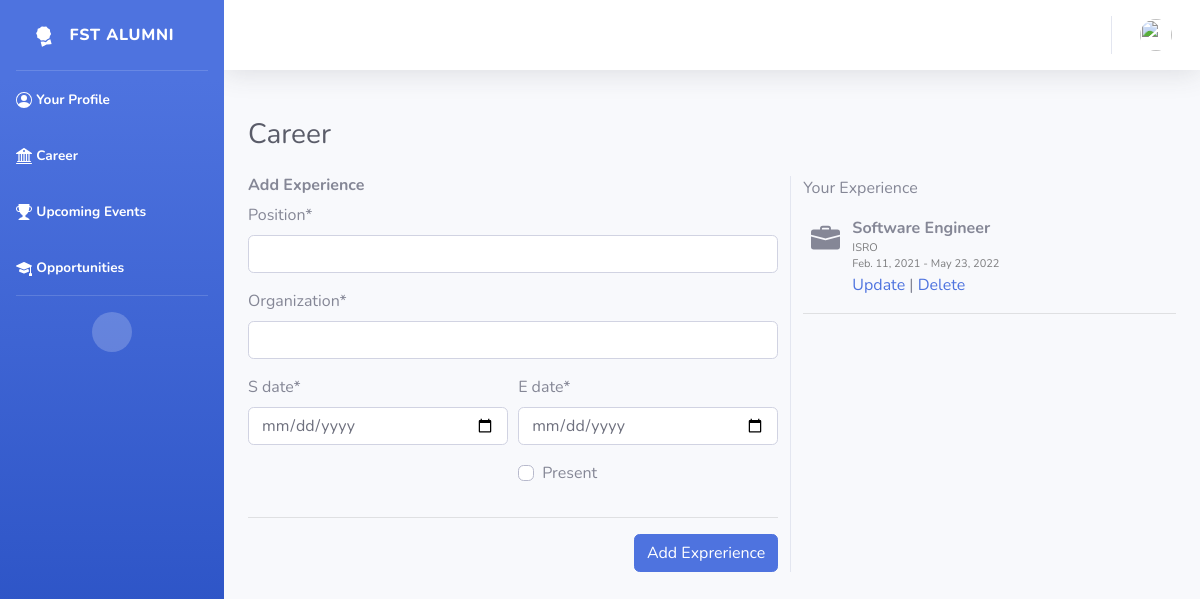
Before: /career/ with the older database file.
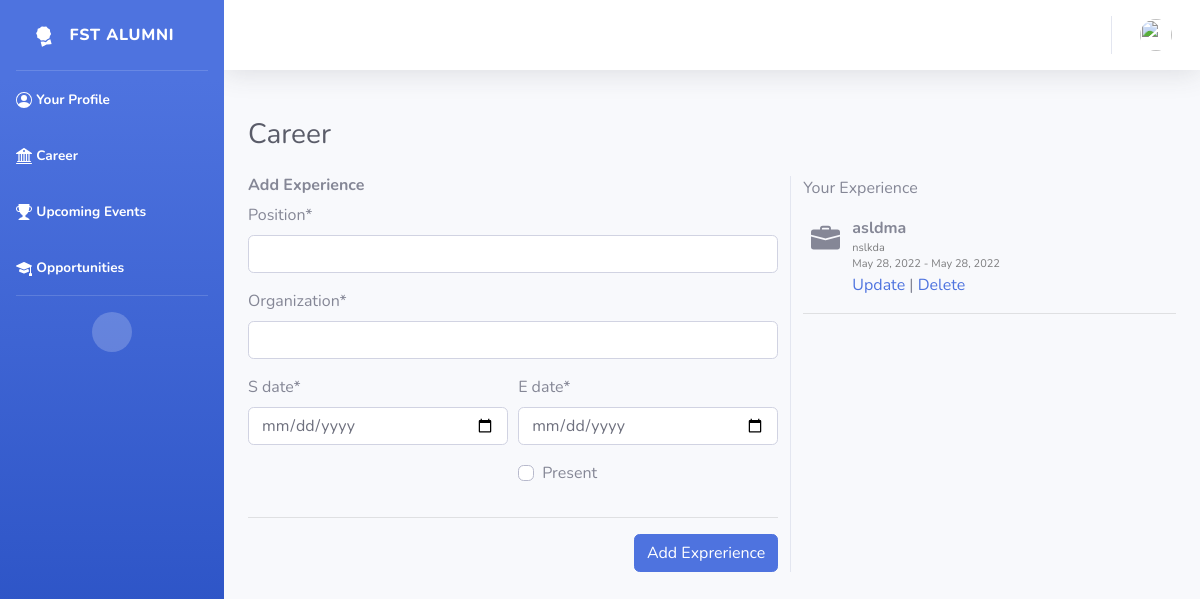
After: the same page with the newer database file.
### alumni/models.py (models this page shows)
class Career(models.Model):
    user = models.ForeignKey(CustomUser, on_delete=models.CASCADE)
    organization = models.CharField(max_length=150)
    position = models.CharField(max_length=150)
    s_date = models.DateField(auto_now=False, auto_now_add=False)
    e_date = models.DateField(auto_now=False, auto_now_add=False)
    present = models.BooleanField(default=False)

### alumni/views.py (the view, shortened to what this page needs)
# urls.py: path('career/', views.CareerCreateView.as_view(), name='career'),
class CareerCreateView(CreateView):
    model = Career
    form_class = CareerForm
    template_name = 'career.html'
    def get_context_data(self, **kwargs):
        kwargs['object_list'] = Career.objects.all()
        return super(CareerCreateView, self).get_context_data(**kwargs)

### alumni/forms.py (shortened to what this page needs)
class CareerForm(forms.ModelForm):
    class Meta:
        model = Career
        fields = ('present', 'organization', 'position', 's_date', 'e_date')
        widgets = {
            's_date': forms.DateInput(attrs={'type': 'date'}),
            'e_date': forms.DateInput(attrs={'type': 'date'})
        }
    def __init__(self, *args, **kwargs):
        super().__init__(*args, **kwargs)
        self.helper = FormHelper()
        self.helper.layout = Layout(
            'position',
            'organization',
            Row(
                Column(Field('s_date'), css_class='col-sm-12 col-md-6'),
                Column(Field('e_date'), 'present', css_class='col-sm-12 col-md-6'),
                css_class='row'
            ),
            HTML('<div class="text-right">'),
            HTML('<hr />'),
            Submit('add-exp-form-submit', 'Add Exprerience', css_class="btn btn-primary"),
            HTML('</div>'),
        )

### templates/career.html (shortened to what this page needs)
{% extends 'blank.html' %}
{%load static%}
{% load crispy_forms_tags %}
{%block body %}
<div class="container">
  <h1 class="h3 mt-5 mb-4 text-gray-800">Career</h1>
  <div class="row">
    <div class="col-md-7 col-snn-12 border-right">
      <h6><b>Add Experience</b></h6>
      {% crispy form %}
    </div>
    <div class="col-md-5 col-sm-12 mt-4 mt-md-0">
      <div class="d-flex justify-content-between align-items-center experience">
        <span>Your Experience</span>
      </div>
      {% for i in object_list %}
      <div class="d-flex flex-row mt-3 exp-container">
        <div class="work-experience ml-1">
          <span class="font-weight-bold d-block">{{ i.position }}</span>
          <span class="d-block text-black-50 labels">
            {{ i.organization }}</span>
          <span class="d-block text-black-50 labels">
            {{ i.s_date }} - {% if i.present %} Present {% else %} {{ i.e_date }}{% endif %}
          </span>
          <a href="{% url 'update_experience' i.id %}">Update</a> |
          <a href="{% url 'delete_experience' i.id %}">Delete</a>
        </div>
      </div>
      <hr>
      {% empty %}
      <p class="mt-3"><b>No recoreds found!</b></p>
      {% endfor %}
    </div>
  </div>
</div>
{% endblock %}

### templates/blank.html (shortened to what this page needs)
{% load static %}
<!DOCTYPE html>
<html lang="en">
<head>
    <link href="{% static 'vendor/fontawesome-free/css/all.min.css' %}" rel="stylesheet" type="text/css">
    <link href="{% static 'css/sb-admin-2.min.css' %}" rel="stylesheet">
</head>
<body id="page-top">
    <div id="wrapper">
        <ul class="navbar-nav bg-gradient-primary sidebar sidebar-dark accordion" id="accordionSidebar">
            <a class="sidebar-brand d-flex align-items-center justify-content-center" href="{% url 'profile' %}">
                <div class="sidebar-brand-icon rotate-n-15">
                </div>
                <div class="sidebar-brand-text mx-3">FST Alumni</div>
            </a>
            <hr class="sidebar-divider my-0">
            <li class="nav-item active">
                <a class="nav-link" href="{% url 'profile' %}">
                    <span>Your Profile</span></a>
            </li>
            <li class="nav-item active">
                <a class="nav-link" href="{% url 'career' %}">
                    <span>Career</span></a>
            </li>
            <li class="nav-item active">
                <a class="nav-link" href="{% url 'events' %}">
                    <span>Upcoming Events</span></a>
            </li>
            <li class="nav-item active">
                <a class="nav-link" href="{% url 'opportunities' %}">
                    <span>Opportunities</span></a>
            </li>
            <hr class="sidebar-divider">
            <div class="text-center d-none d-md-inline">
                <button class="rounded-circle border-0" id="sidebarToggle"></button>
            </div>
        </ul>
        <div id="content-wrapper" class="d-flex flex-column">
            <div id="content">
                <nav class="navbar navbar-expand navbar-light bg-white topbar  static-top shadow">
                    <ul class="navbar-nav ml-auto">
                        <li class="nav-item dropdown no-arrow">
                            <a class="nav-link dropdown-toggle" href="#" id="userDropdown" role="button"
                                data-toggle="dropdown" aria-haspopup="true" aria-expanded="false">
                                <img class="img-profile rounded-circle"
                                    src="{% static 'img/undraw_profile.svg' %}">
                            </a>
                        </li>
                    </ul>
                </nav>
            {% block body %}{% endblock body %}
            </div>
        </div>
    </div>
</body>
</html>

### templates/career.html (style rules this page uses)
.labels { font-size: 11px; }

Changed rows visible on the page:
removed Career: position "Software Engineer", organization "ISRO", s_date "Feb. 11, 2021", e_date "May 23, 2022"
added Career: position "asldma", organization "nslkda", s_date "May 28, 2022", e_date "May 28, 2022"
